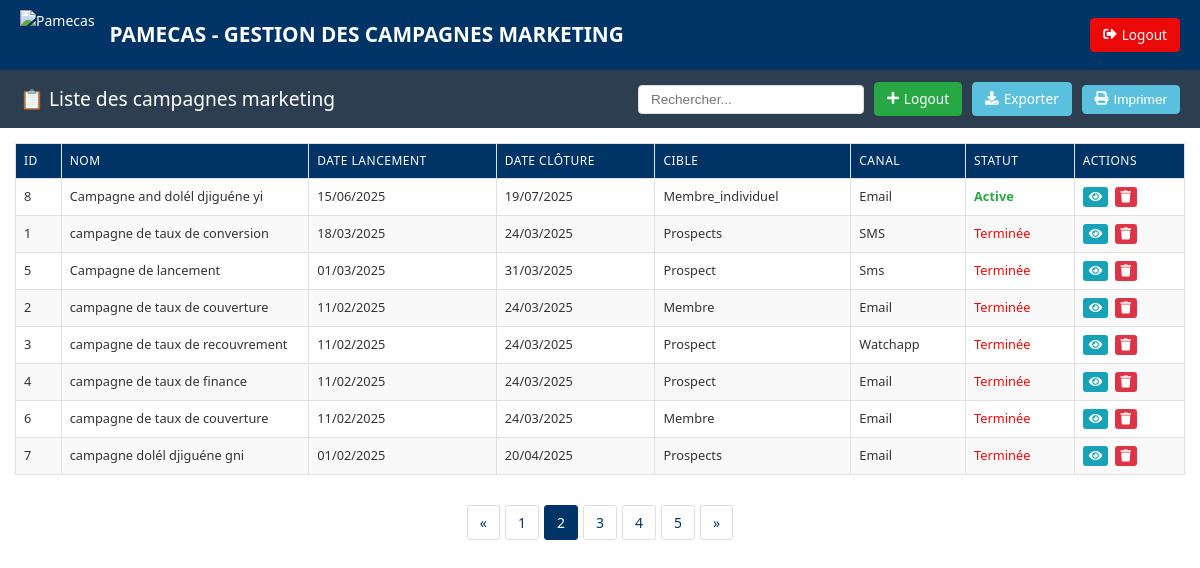
Screenshot of /liste_campagne_an.php with the database file from the repository.
### tables this page shows
CREATE TABLE `campagnes_marketing` (
  `id` int(11) NOT NULL,
  `nom_campagne` varchar(255) NOT NULL,
  `date_lancement` date NOT NULL,
  `date_cloture` date NOT NULL DEFAULT current_timestamp(),
  `cible` varchar(255) NOT NULL,
  `canal_utilise` varchar(255) NOT NULL,
  `resultats` text DEFAULT NULL,
  `created_at` timestamp NOT NULL DEFAULT current_timestamp(),
  `updated_at` timestamp NOT NULL DEFAULT current_timestamp() ON UPDATE current_timestamp()
);

### liste_campagne_an.php (the view, shortened to what this page needs)
<?php
try {
    $pdo = new PDO('mysql:host=localhost;dbname=crm;charset=utf8', 'root', '', [
        PDO::ATTR_ERRMODE => PDO::ERRMODE_EXCEPTION
    ]);
} catch (PDOException $e) {
    die("Erreur de connexion : " . $e->getMessage());
}
$sql = "SELECT * FROM campagnes_marketing ORDER BY date_lancement DESC";
$campagnes = $pdo->query($sql)->fetchAll(PDO::FETCH_ASSOC);
?>
<!DOCTYPE html>
<html lang="fr">
<head>
</head>
<body>
<header>
    <div class="logo">
        <img src="pamecas.jpg" alt="Pamecas">
        <h1>PAMECAS - GESTION DES CAMPAGNES MARKETING</h1>
    </div>
    <div class="header-buttons">
        <a href="index.html" class="btn btn-danger">
            <i class="fas fa-sign-out-alt"></i>Logout
        </a>
    </div>
</header>
<nav>
    <h2>📋 Liste des campagnes marketing</h2>
    <div class="table-controls">
        <input type="text" class="search-box" placeholder="Rechercher...">
        <a href="interfaceadmin.php" class="btn btn-success">
            <i class="fas fa-plus"></i>Logout
        </a>
        <a href="export_campagne.php" class="btn btn-info" onclick="return confirm('Êtes-vous sûr de vouloir exporter les campagnes ?')">
            <i class="fas fa-download"></i> Exporter
        </a>
        <button class="btn btn-info" onclick="window.print()">
            <i class="fas fa-print"></i> Imprimer
        </button>
    </div>
</nav>
<div class="table-container">
    <table border="1">
        <thead>
            <tr>
                <th>ID</th>
                <th>Nom</th>
                <th>Date Lancement</th>
                <th>Date Clôture</th>
                <th>Cible</th>
                <th>Canal</th>
                <th>Statut</th>
                <th>Actions</th>
            </tr>
        </thead>
        <tbody>
            <?php if (!empty($campagnes)): ?>
                <?php foreach ($campagnes as $campagne): ?>
                    <?php
                    $isActive = strtotime($campagne['date_cloture']) > time();
                    $statutClass = $isActive ? 'status-active' : 'status-inactive';
                    $statutText = $isActive ? 'Active' : 'Terminée';
                    ?>
                    <tr>
                        <td class="compact-cell"><?= htmlspecialchars($campagne['id']) ?></td>
                        <td class="compact-cell"><?= htmlspecialchars($campagne['nom_campagne']) ?></td>
                        <td class="compact-cell"><?= date('d/m/Y', strtotime($campagne['date_lancement'])) ?></td>
                        <td class="compact-cell"><?= date('d/m/Y', strtotime($campagne['date_cloture'])) ?></td>
                        <td class="compact-cell"><?= htmlspecialchars(ucfirst($campagne['cible'])) ?></td>
                        <td class="compact-cell"><?= htmlspecialchars(ucfirst($campagne['canal_utilise'])) ?></td>
                        <td class="<?= $statutClass ?>"><?= $statutText ?></td>
                        <td class="actions-cell">
                            <button class="action-btn action-btn-view" title="Voir fiche contact" onclick="viewProspects(<?= $campagne['id'] ?>)">
                                <i class="fas fa-eye"></i>
                            </button>
                            <button class="action-btn action-btn-delete" title="Supprimer" onclick="deleteCampagne(<?= $campagne['id'] ?>)">
                                <i class="fas fa-trash"></i>
                            </button>
                        </td>
                    </tr>
                <?php endforeach; ?>
            <?php else: ?>
                <tr>
                    <td colspan="8" style="text-align: center;">Aucune campagne marketing trouvée</td>
                </tr>
            <?php endif; ?>
        </tbody>
    </table>
</div>
<div class="pagination">
    <a href="#">&laquo;</a>
    <a href="#">1</a>
    <span class="current">2</span>
    <a href="#">3</a>
    <a href="#">4</a>
    <a href="#">5</a>
    <a href="#">&raquo;</a>
</div>
<link rel="stylesheet" href="https://cdnjs.cloudflare.com/ajax/libs/font-awesome/5.15.4/css/all.min.css">
</body>
</html>

### liste_campagne_an.php (style rules this page uses)
:root { --primary-color: #003366; --secondary-color: #65a3f3; --danger-color: #ec0909; --info-color: #5bc0de; --dark-color: #2c3e50; --light-color: #f8f9fa; --success-color: #28a745; }
body { font-family: 'Segoe UI', Tahoma, Geneva, Verdana, sans-serif; margin: 0; padding: 0; font-size: 14px; color: #333; line-height: 1.5; }
header { background-color: var(--primary-color); color: white; padding: 10px 20px; display: flex; justify-content: space-between; align-items: center; flex-wrap: wrap; box-shadow: 0 2px 5px rgba(0,0,0,0.1); }
header .logo { display: flex; align-items: center; gap: 15px; flex-wrap: wrap; }
header .logo h1 { font-size: 1.3rem; margin: 5px 0; font-weight: 600; }
header .logo img { height: 50px; object-fit: contain; }
.header-buttons { display: flex; gap: 10px; }
.btn { padding: 6px 12px; border-radius: 4px; text-decoration: none; font-size: 0.85rem; font-weight: 500; transition: all 0.3s ease; display: inline-flex; align-items: center; gap: 5px; }
.btn-danger { background-color: var(--danger-color); color: white; border: 1px solid var(--danger-color); }
.btn-info { background-color: var(--info-color); color: white; border: 1px solid var(--info-color); }
.btn-success { background-color: var(--success-color); color: white; border: 1px solid var(--success-color); }
nav { background-color: var(--dark-color); padding: 12px 20px; display: flex; justify-content: space-between; align-items: center; flex-wrap: wrap; gap: 15px; }
nav h2 { color: white; margin: 0; font-size: 1.2rem; font-weight: 500; }
.table-controls { display: flex; gap: 10px; align-items: center; flex-wrap: wrap; }
.search-box { padding: 6px 12px; border-radius: 4px; border: 1px solid #ddd; font-size: 0.85rem; min-width: 200px; }
.table-container { width: 100%; padding: 15px; box-sizing: border-box; overflow-x: auto; }
table { width: 100%; border-collapse: collapse; table-layout: auto; min-width: 1000px; }
th, td { border: 1px solid #e0e0e0; padding: 8px; text-align: left; vertical-align: top; font-size: 0.8rem; }
th { background-color: var(--primary-color); color: white; position: sticky; top: 0; font-weight: 500; text-transform: uppercase; font-size: 0.75rem; letter-spacing: 0.5px; }
tr:nth-child(even) { background-color: #f9f9f9; }
.compact-cell { max-width: 150px; overflow: hidden; text-overflow: ellipsis; white-space: nowrap; }
.actions-cell { white-space: nowrap; }
.action-btn { padding: 3px 6px; border-radius: 3px; font-size: 0.75rem; margin-right: 3px; cursor: pointer; border: none; }
.action-btn-view { background-color: #17a2b8; color: white; }
.action-btn-delete { background-color: #dc3545; color: white; }
.pagination { display: flex; justify-content: center; margin-top: 15px; gap: 5px; }
.pagination a, .pagination span { padding: 6px 12px; border: 1px solid #ddd; text-decoration: none; color: var(--primary-color); border-radius: 3px; }
.pagination .current { background-color: var(--primary-color); color: white; border-color: var(--primary-color); }
.status-active { color: var(--success-color); font-weight: bold; }
.status-inactive { color: var(--danger-color); }

### rows the page displays
campagnes_marketing: id "8", nom_campagne "Campagne and dolél djiguéne yi", date_lancement "15/06/2025", date_cloture "19/07/2025", cible "Membre_individuel", canal_utilise "Email"
campagnes_marketing: id "1", nom_campagne "campagne de taux de conversion", date_lancement "18/03/2025", date_cloture "24/03/2025", cible "Prospects", canal_utilise "SMS"
campagnes_marketing: id "5", nom_campagne "Campagne de lancement", date_lancement "01/03/2025", date_cloture "31/03/2025", cible "Prospect", canal_utilise "Sms"
campagnes_marketing: id "2", nom_campagne "campagne de taux de couverture", date_lancement "11/02/2025", date_cloture "24/03/2025", cible "Membre", canal_utilise "Email"
campagnes_marketing: id "3", nom_campagne "campagne de taux de recouvrement", date_lancement "11/02/2025", date_cloture "24/03/2025", cible "Prospect", canal_utilise "Watchapp"
campagnes_marketing: id "4", nom_campagne "campagne de taux de finance", date_lancement "11/02/2025", date_cloture "24/03/2025", cible "Prospect", canal_utilise "Email"
campagnes_marketing: id "6", nom_campagne "campagne de taux de couverture", date_lancement "11/02/2025", date_cloture "24/03/2025", cible "Membre", canal_utilise "Email"
campagnes_marketing: id "7", nom_campagne "campagne dolél djiguéne gni", date_lancement "01/02/2025", date_cloture "20/04/2025", cible "Prospects", canal_utilise "Email"
